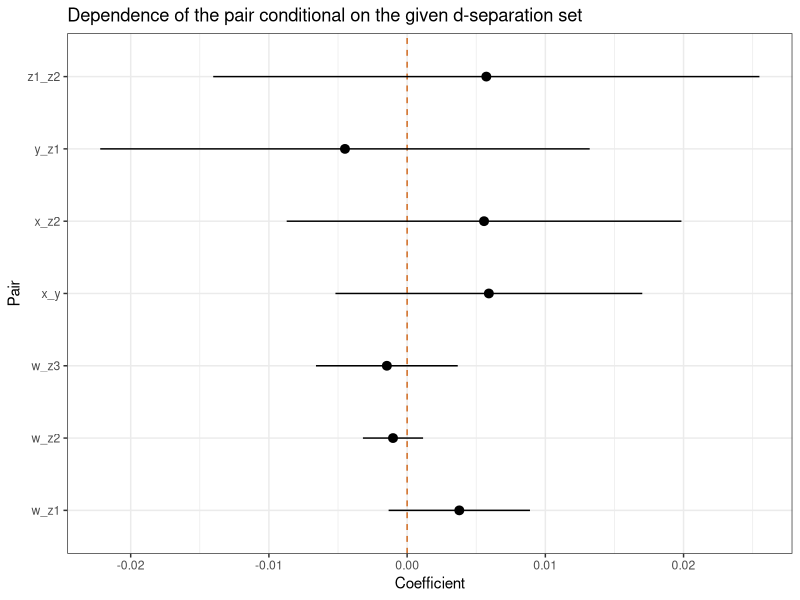
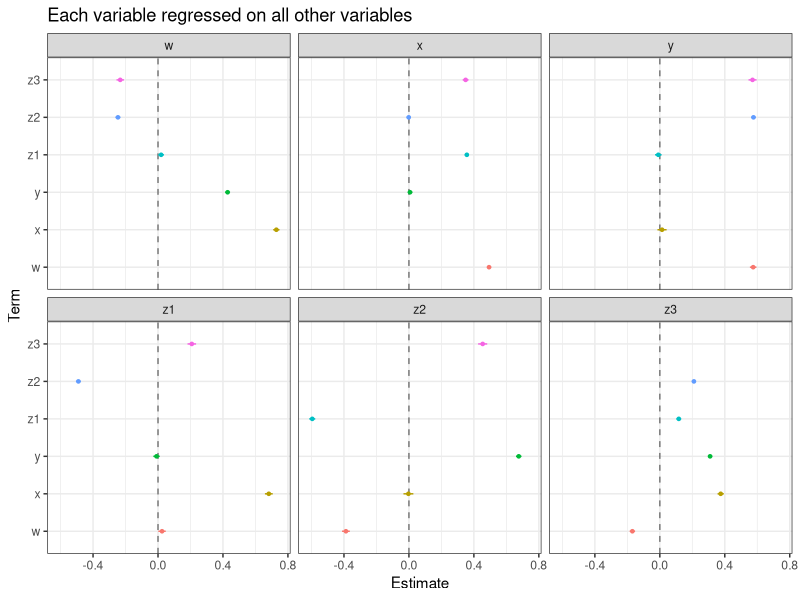

Here is the R script that generated these plots, in order:
## ---- chunk 1
knitr::opts_chunk$set(
  echo = TRUE,
  comment = NA,
  message = FALSE,
  warning = FALSE,
  error = TRUE,
  # cache = TRUE,
  dev = "svglite"
)

library(tidyverse)
library(scales)
library(kableExtra)
library(colorspace)

theme_set(theme_bw())
 
## ---- chunk 2
set.seed(29490)

N <- 10000 # sample size
sigma <- 1 # variance of nodes
e <- 0.1 # variance of errors

df <- tibble(
  id = 1:N,
  z1 = rnorm(N, 0, sigma),
  z2 = rnorm(N, 0, sigma),
  z3 = sqrt(1/2) * (z1 + z2) + rnorm(N, 0, e),
  x = sqrt(1/2) * (z1 + z3) + rnorm(N, 0, e),
  w = x + rnorm(N, 0, e),
  y = sqrt(1/3) * (w + z3 + z2) + rnorm(N, 0, e)
)
## ---- chunk 3
part_a <- list(
    w_z1 = formula(w ~ 1 + z1 + x),
    w_z2 = formula(w ~ 1 + z2 + x),
    w_z3 = formula(w ~ 1 + z3 + x),
    x_y = formula(x ~ 1 + y + w + z1 + z3),
    x_z2 = formula(x ~ 1 + z2 + z1 + z3),
    y_z1 = formula(y ~ 1 + z1 + w + z2 + z3),
    z1_z2 = formula(z1 ~ 1 + z2)
  ) %>% 
  map(lm, df) %>% 
  map_dfr(broom::tidy, .id = 'model') %>% 
  separate(model, c('source', 'target'), '_', remove = FALSE) %>% 
  filter(source == term | target == term) %>%
  transmute(
    model,
    source,
    target,
    term,
    lower = estimate - 2 * std.error, 
    estimate,
    upper = estimate + 2 * std.error
  ) 
## ---- chunk 4
part_a %>% 
  ggplot() +
  aes(model, ymin = lower, y = estimate, ymax = upper) +
  geom_hline(yintercept = 0, linetype = 'dashed', colour = 'chocolate') +
  geom_pointrange()  +
  coord_flip() +
  labs(
    x = 'Pair',
    y = 'Coefficient',
    title = 'Dependence of the pair conditional on the given d-separation set'
  )

## ---- chunk 5
part_b <- list(
    w = formula(w ~ 0 + x + y + z1 + z2 + z3),
    x = formula(x ~ 0 + w + y + z1 + z2 + z3),
    y = formula(y ~ 0 + w + x + z1 + z2 + z3),
    z1 = formula(z1 ~ 0 + w + x + y + z2 + z3),
    z2 = formula(z2 ~ 0 + w + x + y + z1 + z3),
    z3 = formula(z3 ~ 0 + w + x + y + z1 + z2)
  ) %>% 
  map(lm, df) %>% 
  map_dfr(broom::tidy, .id = 'response') %>% 
  # filter(term != '(Intercept)') %>%
  transmute(
    response,
    term,
    lower = estimate - 2 * std.error, 
    estimate,
    upper = estimate + 2 * std.error
  ) 
## ---- chunk 6
part_b %>% 
  ggplot() + 
  aes(term, ymin = lower, y = estimate, ymax = upper, colour = term) +
  geom_hline(yintercept = 0, linetype = 'dashed', alpha = 0.5) +
  geom_pointrange(fatten = 0.5) +
  facet_wrap(~ response) +
  coord_flip() +
  labs(
    x = 'Term',
    y = 'Estimate',
    title = 'Each variable regressed on all other variables'
  ) +
  guides(colour = FALSE)

## ---- chunk 7
e0 <- lm(y ~ z1 + z2, data = df) 
e_full <- lm(y ~ w + x + z1 + z2 + z3, data = df) 

anova(e0, e_full)
## ---- chunk 8
e1 <- lm(y ~ w + z2 + z3, data = df) 

anova(e1, e_full)
## ---- chunk 9
summary(e1)
## ---- chunk 10
f_full <- lm(z2 ~ w + x + y + z1 + z3, data = df)
f0 <- lm(z2 ~ y + z3, data = df)

anova(f0, f_full)
## ---- chunk 11
f1 <- lm(z2 ~ y + z1 + z3, data = df)
f2 <- lm(z2 ~ w + y + z1 + z3, data = df)

anova(f0, f1, f2, f_full)
## ---- chunk 12
g0 <- lm(z2 ~ z3, data = df)
g1 <- lm(z2 ~ z3 + w, data = df)

anova(g0, g1)
